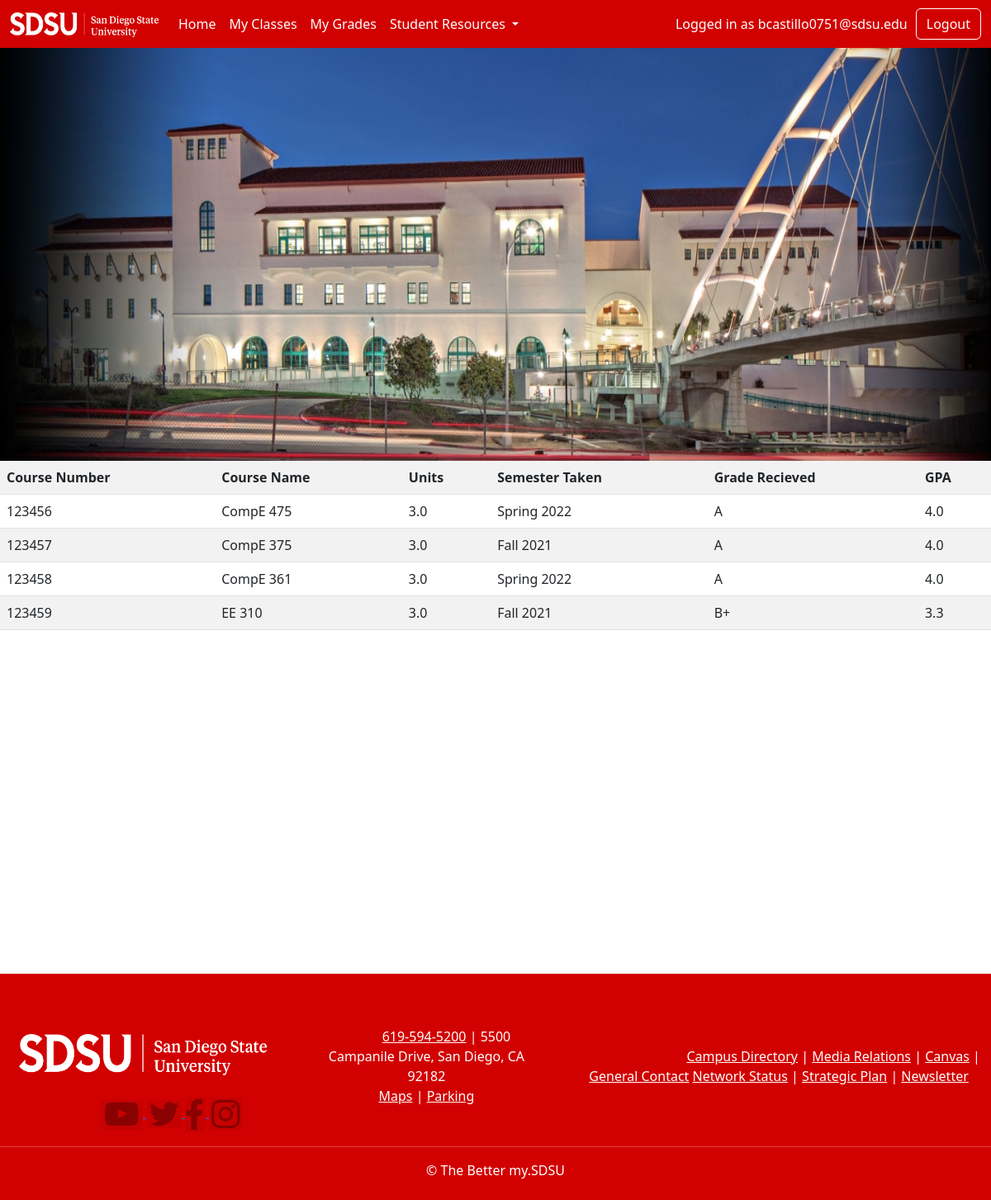
The app's page /myGrades (signed in) with its own data.
### members/models.py (models this page shows, shortened)
class Grades(models.Model):
    courseNumber = models.CharField('Course Number', max_length = 100)
    courseName = models.CharField('Course Name', max_length = 100)
    units = models.CharField('Units', max_length = 100)
    grade = models.CharField('Grade Recieved', max_length = 100)
    gpa = models.CharField('GPA', max_length = 100)
    semester = models.CharField('Semester', max_length = 100)
    students = models.ManyToManyField(User)

### members/views.py (the view)
# urls.py: path('myGrades', views.myGrades, name = 'myGrades'),
@login_required
def myGrades(request):
    grade_list = Grades.objects.filter(students = request.user)
    return render(request, 'myGrades.html', {'grade_list': grade_list})

### members/templates/myGrades.html (shortened to what this page needs)
<!DOCTYPE html>
<html lang="en">
<head>
{% load static %}
<link href="https://cdn.jsdelivr.net/npm/bootstrap@5.2.2/dist/css/bootstrap.min.css" rel="stylesheet">
<link rel="stylesheet" href="{% static 'style.css' %}">
</head>
<body>
    <nav class="navbar navbar-expand-lg navbar-light bg-primary">
        <div class="container-fluid">
          <a class="navbar-brand" href="/homepage">
            <img src="{% static 'img/sdsu_primary_logo_rgb_horizontal_1_color_white.png' %}" height="30" width="180">
          </a>
          <div class="collapse navbar-collapse" id="navbarSupportedContent">
            <ul class="navbar-nav me-auto mb-2 mb-lg-0">
              <li class="nav-item">
                <a class="nav-link active" aria-current="page" href="/homepage">Home</a>
              </li>
              <li class="nav-item">
                <a class="nav-link" href="/myClasses">My Classes</a>
              </li>
              <li class="nav-item">
                <a class="nav-link" href="/myGrades">My Grades</a>
              </li>
              <li class="nav-item dropdown">
                <a class="nav-link dropdown-toggle" href="#" id="navbarDropdown" role="button" data-bs-toggle="dropdown" aria-expanded="false">
                  Student Resources
                </a>
              </li>
            </ul>
            <a style = "color: white; padding-right: 10px;">Logged in as {{ user.username }}</a>
            <a href = "{% url 'Logout' %}">
              <button style="color: white; background-color: #D20101; border-color: white;" class="btn btn-outline-success" type="submit">Logout</button>
            </a>
          </div>
        </div>
    </nav>
    <img src="{% static 'img/union2.jpg' %}" class="banner" alt="Responsive image" height = "500px">
    <div class = "center">
      <table class = "table table-striped">
        <tr>
          <th>Course Number</th>
          <th>Course Name</th>
          <th>Units</th>
          <th>Semester Taken</th>
          <th>Grade Recieved</th>
          <th>GPA</th>
        </tr>
        {% for grade in grade_list %}
        <tr>
          <td>{{grade.courseNumber}}</td>
          <td>{{grade.courseName}}</td>
          <td>{{grade.units}}</td>
          <td>{{grade.semester}}</td>
          <td>{{grade.grade}}</td>
          <td>{{grade.gpa}}</td>
        </tr>
        {% endfor %}
      </table>
    </div>
      <footer class="footer-block" style="padding-top:400px; color: white;">
        <div class="copyryght-block" style="text-align:center; background-color: #D20101;">
          <table>
            <tr>
              <td>
                <br>
                <div class="logo">&emsp;&emsp;&emsp;&emsp;&emsp;&emsp;<img src="{% static 'img/sdsu_primary_logo_rgb_horizontal_1_color_white.png' %}" height="50" width="300" ></div>
              </td>
              <td rowspan="2">
                <div class="nav-block">
                  <ul>
                    <br>&emsp;&emsp;&emsp;<a href="tel:6195945200" style="color:white;">619-594-5200</a> | 5500 Campanile Drive, San Diego, CA 92182
                    <br><a href="https://map.concept3d.com/?id=801" style="color:white;">Maps</a> |
                    <a href="https://bfa.sdsu.edu/campus/parkingtrans/permits" style="color:white;">Parking</a>
                  </ul>
                </div>
              </td>
              <td rowspan="2">
                <div class="nav-block">
                  <ul> <br>&emsp;&emsp;&emsp;&emsp;&emsp;&emsp;&emsp;&emsp;
                    <a href="https://directory.sdsu.edu/" style="color:white;"> Campus Directory</a> |
                    <a href="https://brand.sdsu.edu/stratcomm/media-relations" style="color:white;">Media Relations</a> |
                    <a href="https://canvas.sdsu.edu/" style="color:white;">Canvas</a> |
                    <a href="https://www.sdsu.edu/contact" style="color:white;">General Contact</a>
                    <a href="https://status.sdsu.edu/" style="color:white;">Network Status</a> |
                    <a href="https://www.sdsu.edu/strategic-plan" style="color:white;">Strategic Plan</a> |
                    <a href="https://cloud.comms.sdsu.edu/newscenter-subscribe" style="color:white;">Newsletter</a>
                  </ul>
              </div>
              </td>
            </tr>
            <tr>
              <td class="social"><br>&emsp;&emsp;&emsp;&emsp;
                <a href="https://www.youtube.com/user/SDSUVideo">
                  <img src="{% static 'img/youtube.png' %}" style="mix-blend-mode: multiply;">
                </a>
                <a href="https://twitter.com/sdsu">
                  <img src="{% static 'img/twitter.png' %}" style="mix-blend-mode: multiply;">
                </a>
                <a href="https://www.facebook.com/SanDiegoState">
                  <img src="{% static 'img/facebook.png' %}" style="mix-blend-mode: multiply;">
                </a>
                <a href="https://instagram.com/sandiegostateuniversity">
                  <img src="{% static 'img/instagram.png' %}" style="mix-blend-mode: multiply;">
                </a>
              </td>
            </tr>
          </table>
          <hr>
          <span class="copyright">© The Better my.SDSU</span>
          <br><br>
        </div>
      </footer>
</body>
</html>

### static/style.css (style rules this page uses)
.navbar { background: #D20101 !important; }
.nav-link { color:white !important; }
.banner { width: 100%; }

### records on screen
Grades: courseNumber "123456", courseName "CompE 475", units "3.0", semester "Spring 2022", grade "A", gpa "4.0"
Grades: courseNumber "123457", courseName "CompE 375", units "3.0", semester "Fall 2021", grade "A", gpa "4.0"
Grades: courseNumber "123458", courseName "CompE 361", units "3.0", semester "Spring 2022", grade "A", gpa "4.0"
Grades: courseNumber "123459", courseName "EE 310", units "3.0", semester "Fall 2021", grade "B+", gpa "3.3"

### other values on screen
{{ user.username }} "bcastillo0751@sdsu.edu"
